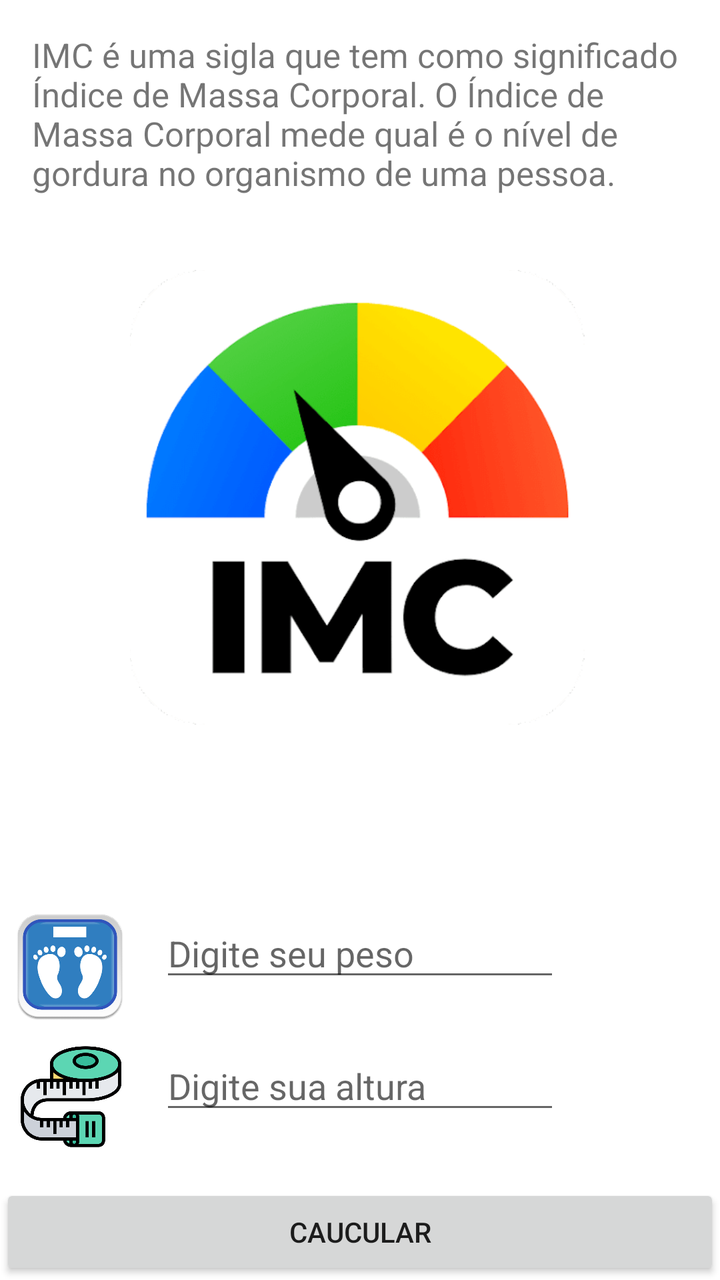
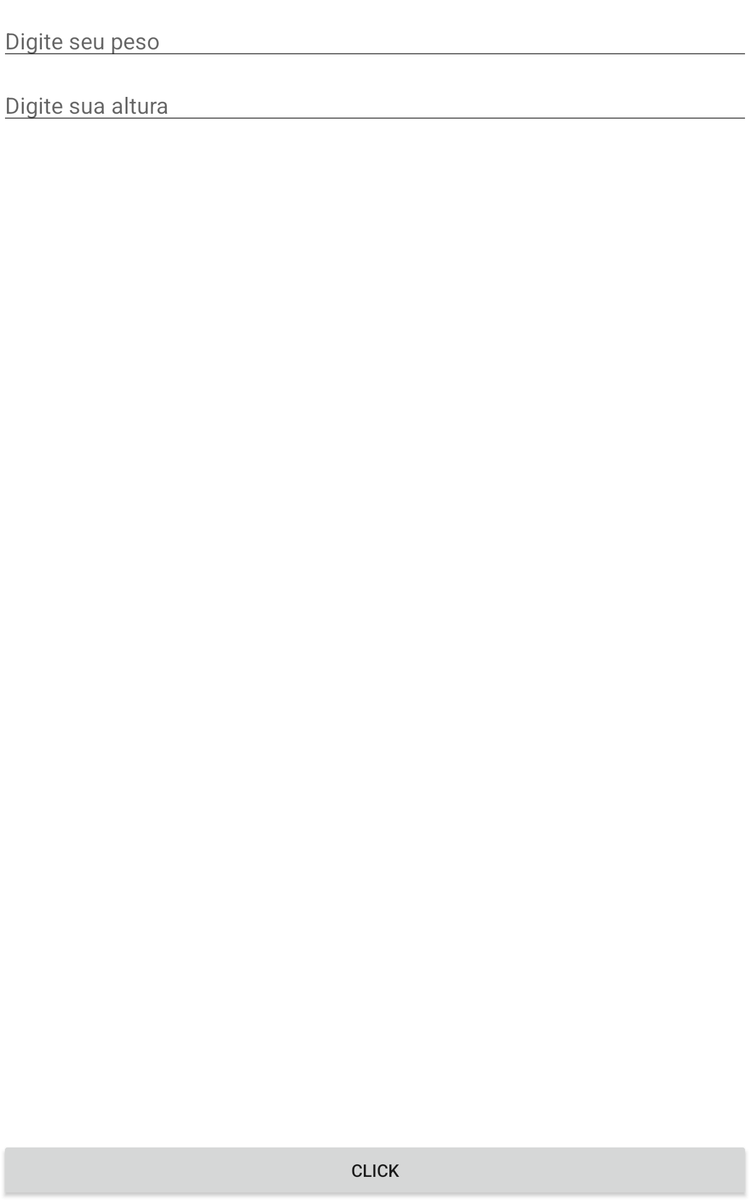

First picture: res/layout/ on a phone held upright. Second picture: the repository's own variant of that layout, on a device whose configuration matches the variant's folder. Source for both follows.
<!-- AndroidManifest.xml: application theme Theme.MeuPrimeiroProjeto -->
<!-- res/layout/activity_main.xml -->
<?xml version="1.0" encoding="utf-8"?>
<RelativeLayout xmlns:android="http://schemas.android.com/apk/res/android"
    xmlns:app="http://schemas.android.com/apk/res-auto"
    xmlns:tools="http://schemas.android.com/tools"
    android:layout_width="match_parent"
    android:layout_height="match_parent"
    android:layout_margin="20dp"
    android:orientation="horizontal"
    tools:context=".MainActivity">


    <EditText

        android:id="@+id/edittxtpeso"
        android:layout_width="match_parent"
        android:layout_height="wrap_content"
        android:layout_above="@+id/edttxtaltura"
        android:layout_marginHorizontal="80dp"
        android:layout_marginBottom="25dp"
        android:hint="Digite seu peso"
        android:inputType="numberDecimal"
        android:maxLength="8" />

    <EditText
        android:id="@+id/edttxtaltura"
        android:layout_width="match_parent"
        android:layout_height="wrap_content"
        android:layout_above="@+id/btnCaucular"
        android:layout_marginHorizontal="80dp"
        android:layout_marginBottom="30dp"
        android:hint="Digite sua altura"
        android:inputType="numberDecimal"
        android:maxLength="8" />

    <Button
        android:id="@+id/btnCaucular"
        android:layout_width="match_parent"
        android:layout_height="wrap_content"
        android:layout_alignParentBottom="true"
        android:text="CAUCULAR"
        android:visibility="visible" />

    <TextView
        android:layout_width="match_parent"
        android:layout_height="wrap_content"
        android:layout_marginStart="16dp"
        android:layout_marginTop="16dp"
        android:layout_marginEnd="16dp"
        android:layout_marginBottom="16dp"
        android:text="IMC é uma sigla que tem como significado Índice de Massa Corporal. O Índice de Massa Corporal mede qual é o nível de gordura no organismo de uma pessoa."
        android:textSize="17sp" />

    <ImageView
        android:id="@+id/imageView"
        android:layout_width="wrap_content"
        android:layout_height="250dp"
        android:layout_above="@+id/edittxtpeso"
        android:layout_alignParentStart="true"
        android:layout_alignParentEnd="true"
        android:layout_marginStart="13dp"
        android:layout_marginTop="135dp"
        android:layout_marginEnd="16dp"
        android:layout_marginBottom="92dp"
        app:srcCompat="@drawable/logoimc" />

    <ImageView
        android:id="@+id/imageView2"
        android:layout_width="70dp"
        android:layout_height="59dp"
        android:layout_above="@+id/edttxtaltura"
        android:layout_marginBottom="8dp"
        app:srcCompat="@drawable/balancaimc" />

    <ImageView
        android:id="@+id/imageView3"
        android:layout_width="71dp"
        android:layout_height="52dp"
        android:layout_above="@+id/imageView2"
        android:layout_marginBottom="-121dp"
        app:srcCompat="@drawable/fitametrica" />


</RelativeLayout>
<!-- resources referenced by this layout -->
<resources>
  <!-- drawable balancaimc: png bitmap (drawable, 41927 bytes) -->
  <!-- drawable fitametrica: png bitmap (drawable, 24682 bytes) -->
  <!-- drawable logoimc: png bitmap (drawable, 17796 bytes) -->
  <style name="Theme.MeuPrimeiroProjeto" parent="Theme.MaterialComponents.DayNight.DarkActionBar">
          
          <item name="colorPrimary">@color/teal_700</item>
          <item name="colorPrimaryVariant">@color/teal_700</item>
          <item name="colorOnPrimary">@color/black</item>
          
          <item name="colorSecondary">@color/teal_200</item>
          <item name="colorSecondaryVariant">@color/teal_700</item>
          <item name="colorOnSecondary">@color/black</item>
          
          <item name="android:statusBarColor">?attr/colorPrimaryVariant</item>
          
      </style>
</resources>
<!-- res/layout-sw600dp/activity_main.xml (the author's variant of the layout above) -->
<!-- drawn on a 7-inch tablet held upright -->
<?xml version="1.0" encoding="utf-8"?>
<RelativeLayout xmlns:android="http://schemas.android.com/apk/res/android"
    xmlns:app="http://schemas.android.com/apk/res-auto"
    xmlns:tools="http://schemas.android.com/tools"
    android:layout_margin="20dp"
    android:layout_width="match_parent"
    android:layout_height="match_parent"
    tools:context=".MainActivity"
    android:orientation="horizontal">


    <EditText

        android:id="@+id/edittxtpeso"
        android:layout_width="match_parent"
        android:layout_height="wrap_content"
        android:layout_marginTop="10dp"
        android:hint="Digite seu peso"
        android:inputType="numberDecimal"
        android:maxLength="8" />



    <EditText
        android:id="@+id/edttxtaltura"
        android:layout_width="match_parent"
        android:layout_height="wrap_content"
        android:layout_below="@+id/edittxtpeso"
        android:layout_marginTop="10dp"
        android:hint="Digite sua altura"
        android:inputType="numberDecimal"
        android:maxLength="8" />

    <Button
        android:id="@+id/btnCaucular"
        android:layout_width="match_parent"
        android:layout_height="wrap_content"
        android:layout_alignParentBottom="true"
        android:layout_centerHorizontal="true"
        android:text="Click" />






</RelativeLayout>
<!-- resources referenced by the variant -->
<!-- as a 7-inch tablet held upright resolves them -->
<resources>
  <style name="Theme.MeuPrimeiroProjeto" parent="Theme.MaterialComponents.DayNight.DarkActionBar">
          
          <item name="colorPrimary">@color/teal_700</item>
          <item name="colorPrimaryVariant">@color/teal_700</item>
          <item name="colorOnPrimary">@color/black</item>
          
          <item name="colorSecondary">@color/teal_200</item>
          <item name="colorSecondaryVariant">@color/teal_700</item>
          <item name="colorOnSecondary">@color/black</item>
          
          <item name="android:statusBarColor">?attr/colorPrimaryVariant</item>
          
      </style>
</resources>
